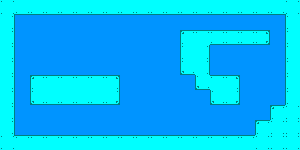

Rendered tile map (Tiled .tmx) drawn with the repository's tilesets; below, a short description and the map source with its tile grids summarised:
An orthogonal 20x10 tile map with 15x15 px tiles, 3 tile layers (collision, fond, map), 3 tilesets.

<map version="1.0" orientation="orthogonal" width="20" height="10" tilewidth="15" tileheight="15">
 <tileset firstgid="1" name="set_map" tilewidth="15" tileheight="15" spacing="1">
  <image source="gravity_sprite/set_map.png" width="95" height="63" />
 </tileset>
 <tileset firstgid="25" name="collision" tilewidth="15" tileheight="15" spacing="1">
  <image source="gravity_sprite/collision.png" width="15" height="15" />
 </tileset>
 <tileset firstgid="26" name="fond" tilewidth="15" tileheight="15" spacing="5">
  <image source="gravity_sprite/fond.png" trans="ff00ff" width="15" height="15" />
 </tileset>
 <layer name="collision" width="20" height="10">
  <data>[200 cells, 86 non-empty, 1 distinct tile ids]</data>
 </layer>
 <layer name="fond" width="20" height="10">
  <properties>
   <property name="calque" value="fond" />
  </properties>
  <data>[200 cells, 200 non-empty, 1 distinct tile ids]</data>
 </layer>
 <layer name="map" width="20" height="10">
  <data>[200 cells, 86 non-empty, 14 distinct tile ids]</data>
 </layer>
</map>
